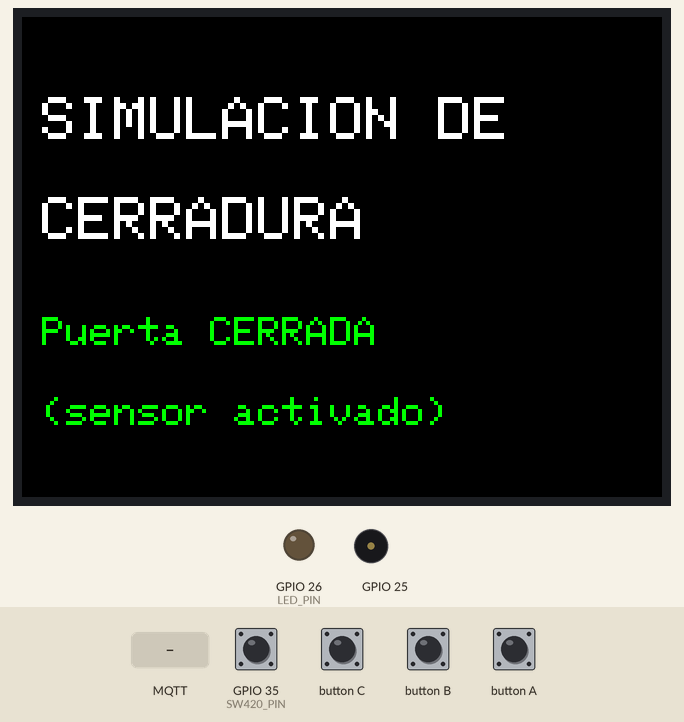
This sketch was run on a simulated ESP32. Parts: 320×240 colour display, output pins drawn as LEDs (lit = HIGH), buzzer (waves = sounding). Inputs (shaded band) come from the test bench; at power-on: GPIO 35 (SW420_PIN) LOW. WiFi joins after 1.5 s; servers stay silent unless stated; random numbers use the default seed unless the sketch sets one; no MQTT or app messages arrive unless stated; what the sketch prints to the serial monitor is not drawn.

Above: at 1.3 s.
1.4 s: MQTT message "ABIERTO" arrives on the first subscribed topic
At 2.7 s:
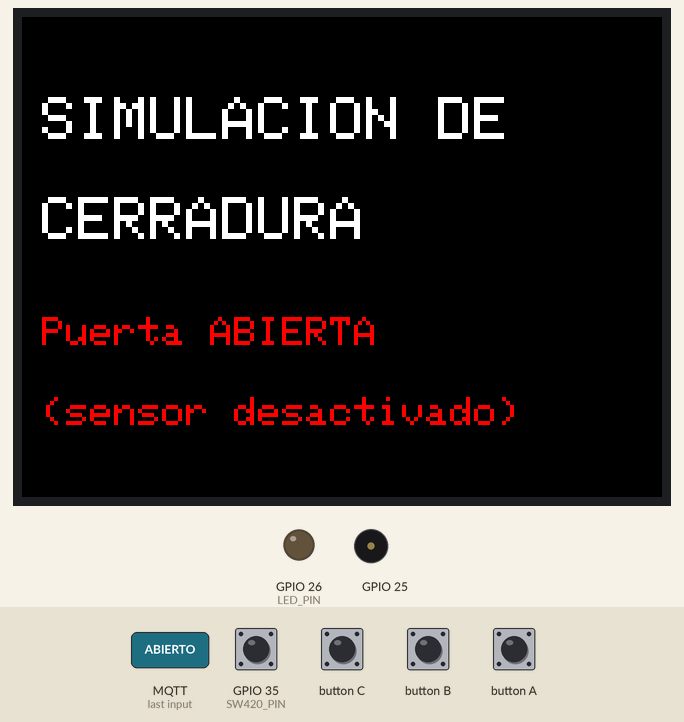
3.2 s: button B pressed for 0.15 s
At 4.1 s:
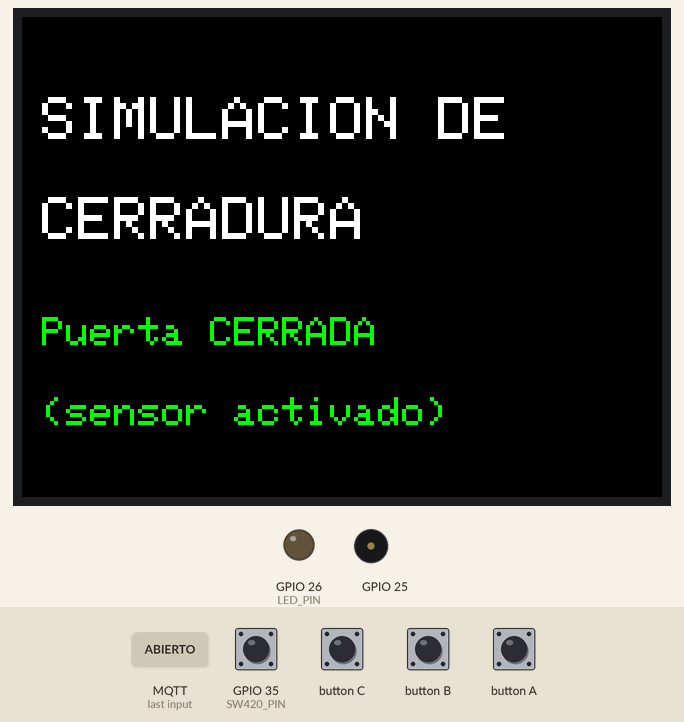
10.3 s: GPIO 35 (SW420_PIN) pulled HIGH for 0.15 s
At 10.45 s:
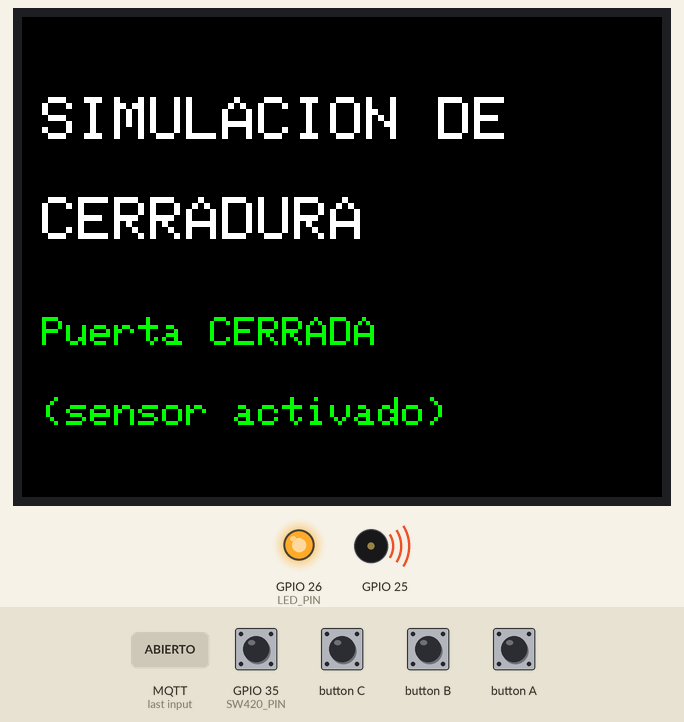
Timing chart, 0 to 13.1 s (numbered marks = the images above; inputs shaded):
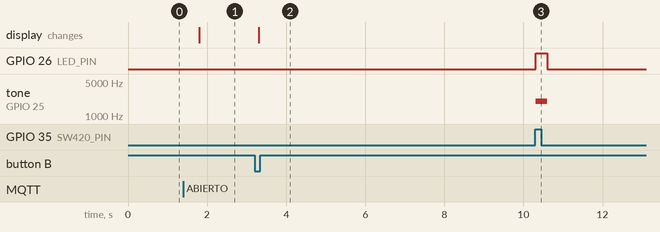

The sketch:

SensorDeVibracion_FreeRTOS.ino
```cpp
// Vibración hecho en freertos

#include <M5Stack.h>
#include <WiFi.h>
#include <PubSubClient.h>

// ===================== WIFI =====================
const char* ssid     = "DIGIFIBRA-P9zt";
const char* password = "4t5Z7y3YutEC";

// ===================== MQTT =====================
const char* mqtt_server = "192.168.1.158";
const int   mqtt_port   = 1883;

const char* MQTT_TOPIC_ESTADO      = "qubi/buzon/BX001/estado";      // JAR -> M5 (estado real, retained)
const char* MQTT_TOPIC_ESTADO_SET  = "qubi/buzon/BX001/estado/set";  // M5 -> JAR (solo para cerrar/abrir si quieres)
const char* MQTT_TOPIC_ALERTA      = "qubi/buzon/BX001/alerta";      // M5 -> JAR (alertas)

// ===================== HW =====================
#define SW420_PIN 35
#define LED_PIN   26

#define ALERT_FREQ 2000
const unsigned long ledDuration = 300; // ms

// ===================== LÓGICA (NO CAMBIAR FUNCIONAMIENTO) =====================
// Estado recibido del JAR por MQTT_TOPIC_ESTADO
static volatile bool puertaCerrada = true;   // true=cerrada, false=abierta
static volatile bool sensorActivo  = true;   // activo solo con puerta cerrada

// Debounce botones
static const unsigned long debounceDelay = 200; // ms
static unsigned long lastDebounce = 0;

// Anti-spam vibración (recomendado)
static const unsigned long alertaCooldownMs = 10000; // 10s
static unsigned long lastAlertaSent = 0;

// LED/Buzzer temporización
static volatile bool ledState = false;
static unsigned long lastLedTime = 0;

// ===================== MQTT CLIENT =====================
WiFiClient espClient;
PubSubClient client(espClient);

// ===================== FREERTOS IPC =====================
enum CmdType : uint8_t { CMD_PUB_ALERTA, CMD_PUB_ESTADO_SET };

typedef struct {
  CmdType type;
  char payload[32];
} MqttCmd;

static QueueHandle_t mqttQueue = nullptr;
static SemaphoreHandle_t stateMutex = nullptr;

// ===================== UI =====================
void mostrarEstadoSensor() {
  M5.Lcd.fillScreen(BLACK);

  M5.Lcd.setCursor(10, 40);
  M5.Lcd.setTextSize(3);
  M5.Lcd.setTextColor(WHITE);
  M5.Lcd.println("SIMULACION DE");
  M5.Lcd.setCursor(10, 90);
  M5.Lcd.println("CERRADURA");

  M5.Lcd.setCursor(10, 150);
  M5.Lcd.setTextSize(2);

  bool cerrado;
  xSemaphoreTake(stateMutex, portMAX_DELAY);
  cerrado = puertaCerrada;
  xSemaphoreGive(stateMutex);

  if (cerrado) {
    M5.Lcd.setTextColor(GREEN);
    M5.Lcd.println("Puerta CERRADA");
    M5.Lcd.setCursor(10, 190);
    M5.Lcd.println("(sensor activado)");
  } else {
    M5.Lcd.setTextColor(RED);
    M5.Lcd.println("Puerta ABIERTA");
    M5.Lcd.setCursor(10, 190);
    M5.Lcd.println("(sensor desactivado)");
  }
}

void aplicarEstadoDesdeMQTT(const String& estado) {
  String e = estado;
  e.trim();
  e.toUpperCase();

  bool nuevoCerrado;
  bool aplicar = false;

  if (e == "CERRADO") {
    nuevoCerrado = true;
    aplicar = true;
  } else if (e == "ABIERTO") {
    nuevoCerrado = false;
    aplicar = true;
  }

  if (!aplicar) return;

  bool cambio = false;
  xSemaphoreTake(stateMutex, portMAX_DELAY);
  if (nuevoCerrado != puertaCerrada) {
    puertaCerrada = nuevoCerrado;
    sensorActivo  = puertaCerrada;
    cambio = true;
  }
  xSemaphoreGive(stateMutex);

  if (cambio) {
    Serial.print("Estado actualizado desde MQTT: ");
    Serial.println(nuevoCerrado ? "CERRADO" : "ABIERTO");
    mostrarEstadoSensor();
  }
}

// ===================== MQTT CALLBACK (se ejecuta dentro de client.loop()) =====================
void mqttCallback(char* topic, byte* payload, unsigned int length) {
  String msg;
  msg.reserve(length);
  for (unsigned int i = 0; i < length; i++) msg += (char)payload[i];

  String t = String(topic);
  Serial.print("MQTT <- [");
  Serial.print(t);
  Serial.print("] ");
  Serial.println(msg);

  if (t == MQTT_TOPIC_ESTADO) {
    aplicarEstadoDesdeMQTT(msg);
  }
}

// ===================== WIFI/MQTT HELPERS =====================
void setup_wifi_blocking() {
  Serial.println("Conectando WiFi...");
  WiFi.mode(WIFI_STA);
  WiFi.begin(ssid, password);

  while (WiFi.status() != WL_CONNECTED) {
    vTaskDelay(pdMS_TO_TICKS(500));
    Serial.print(".");
  }

  Serial.println("\nWiFi conectado!");
  Serial.print("IP: ");
  Serial.println(WiFi.localIP());
}

void mqttReconnect_blocking() {
  while (!client.connected()) {
    Serial.println("Intentando conectar MQTT...");
    String clientId = "M5Stack_" + String((uint32_t)esp_random(), HEX);

    if (client.connect(clientId.c_str())) {
      Serial.println("Conectado a Mosquitto!");

      // Suscribirse al estado real (retained)
      client.subscribe(MQTT_TOPIC_ESTADO, 1);
      Serial.print("Suscrito a: ");
      Serial.println(MQTT_TOPIC_ESTADO);
    } else {
      Serial.print("Fallo MQTT rc=");
      Serial.println(client.state());
      vTaskDelay(pdMS_TO_TICKS(2000));
    }
  }
}

void enqueueMqttCmd(CmdType type, const char* payload) {
  if (!mqttQueue) return;
  MqttCmd cmd;
  cmd.type = type;
  memset(cmd.payload, 0, sizeof(cmd.payload));
  strncpy(cmd.payload, payload, sizeof(cmd.payload) - 1);
  xQueueSend(mqttQueue, &cmd, 0);
}

// ===================== TASKS =====================

// 1) Task MQTT: única encargada de client.loop() y publish (evita problemas de thread-safety)
void TaskMQTT(void* pv) {
  setup_wifi_blocking();

  client.setServer(mqtt_server, mqtt_port);
  client.setCallback(mqttCallback);

  for (;;) {
    if (WiFi.status() != WL_CONNECTED) {
      // Reintento WiFi
      Serial.println("WiFi desconectado. Reintentando...");
      setup_wifi_blocking();
    }

    if (!client.connected()) {
      mqttReconnect_blocking();
    }

    // Procesar entradas MQTT (callback se ejecuta aquí)
    client.loop();

    // Procesar comandos pendientes (publish) desde otras tareas
    MqttCmd cmd;
    while (xQueueReceive(mqttQueue, &cmd, 0) == pdTRUE) {
      if (cmd.type == CMD_PUB_ALERTA) {
        client.publish(MQTT_TOPIC_ALERTA, cmd.payload);
        Serial.print("Publicado alerta -> ");
        Serial.println(cmd.payload);
      } else if (cmd.type == CMD_PUB_ESTADO_SET) {
        // retained para que el JAR lo reciba incluso si reconecta
        client.publish(MQTT_TOPIC_ESTADO_SET, cmd.payload, true);
        Serial.print("Publicado estado/set (retained) -> ");
        Serial.println(cmd.payload);
      }
    }

    vTaskDelay(pdMS_TO_TICKS(10));
  }
}

// 2) Task UI/Botones: mantiene M5.update() y gestiona botón de cerrar (como tu código)
void TaskUI(void* pv) {
  // Estado inicial
  mostrarEstadoSensor();

  for (;;) {
    M5.update();

    // Botón B: SOLO CIERRA (si está abierta)
    if (M5.BtnB.wasPressed()) {
      unsigned long now = millis();
      if (now - lastDebounce > debounceDelay) {

        bool cerrado;
        xSemaphoreTake(stateMutex, portMAX_DELAY);
        cerrado = puertaCerrada;
        xSemaphoreGive(stateMutex);

        if (!cerrado) {
          // Cerrar localmente + avisar al JAR
          xSemaphoreTake(stateMutex, portMAX_DELAY);
          puertaCerrada = true;
          sensorActivo  = true;
          xSemaphoreGive(stateMutex);

          mostrarEstadoSensor();
          enqueueMqttCmd(CMD_PUB_ESTADO_SET, "CERRADO");
        } else {
          Serial.println("Ya esta CERRADO -> no hago nada");
        }

        lastDebounce = now;
      }
    }

    vTaskDelay(pdMS_TO_TICKS(20));
  }
}

// 3) Task Vibración: solo publica INTENTO_ROBO si sensorActivo y cooldown OK
void TaskVibracion(void* pv) {
  for (;;) {
    bool activo;
    xSemaphoreTake(stateMutex, portMAX_DELAY);
    activo = sensorActivo;
    xSemaphoreGive(stateMutex);

    if (activo) {
      int lectura = digitalRead(SW420_PIN);
      if (lectura == HIGH) {
        unsigned long now = millis();
        if (now - lastAlertaSent >= alertaCooldownMs) {
          Serial.println("Movimiento detectado con puerta cerrada -> posible robo!");
          enqueueMqttCmd(CMD_PUB_ALERTA, "INTENTO_ROBO");

          digitalWrite(LED_PIN, HIGH);
          M5.Speaker.tone(ALERT_FREQ, ledDuration);

          ledState = true;
          lastLedTime = now;
          lastAlertaSent = now;
        }
      }
    }

    vTaskDelay(pdMS_TO_TICKS(20));
  }
}

// 4) Task LED: apaga el LED cuando pase ledDuration
void TaskLed(void* pv) {
  for (;;) {
    if (ledState) {
      unsigned long now = millis();
      if (now - lastLedTime >= ledDuration) {
        digitalWrite(LED_PIN, LOW);
        ledState = false;
      }
    }
    vTaskDelay(pdMS_TO_TICKS(10));
  }
}

// ===================== SETUP/LOOP =====================
void setup() {
  M5.begin();
  Serial.begin(115200);
  M5.Speaker.begin();

  pinMode(SW420_PIN, INPUT_PULLDOWN);
  pinMode(LED_PIN, OUTPUT);
  digitalWrite(LED_PIN, LOW);

  // IPC
  mqttQueue = xQueueCreate(10, sizeof(MqttCmd));
  stateMutex = xSemaphoreCreateMutex();

  // Estado inicial (se corregirá al recibir retained del JAR)
  xSemaphoreTake(stateMutex, portMAX_DELAY);
  puertaCerrada = true;
  sensorActivo  = true;
  xSemaphoreGive(stateMutex);

  // Tareas
  xTaskCreatePinnedToCore(TaskMQTT,     "TaskMQTT",     8192, NULL, 3, NULL, 1);
  xTaskCreatePinnedToCore(TaskUI,       "TaskUI",       6144, NULL, 2, NULL, 1);
  xTaskCreatePinnedToCore(TaskVibracion,"TaskVibracion",4096, NULL, 2, NULL, 1);
  xTaskCreatePinnedToCore(TaskLed,      "TaskLed",      2048, NULL, 1, NULL, 1);
}

void loop() {
  // No usar loop: todo va por tareas FreeRTOS
  vTaskDelay(pdMS_TO_TICKS(1000));
}
```

Measured:
- after the input at 1.4 s, the display: changes after 0.40 s (image 1)
- after the input at 3.2 s, the display: changes after 0.10 s (image 2)
- after the input at 10.3 s, GPIO 26 (LED_PIN): LOW → HIGH at once, → LOW 0.30 s later; tone on GPIO 25: silent → 2000 Hz at once, → silent 0.30 s later
